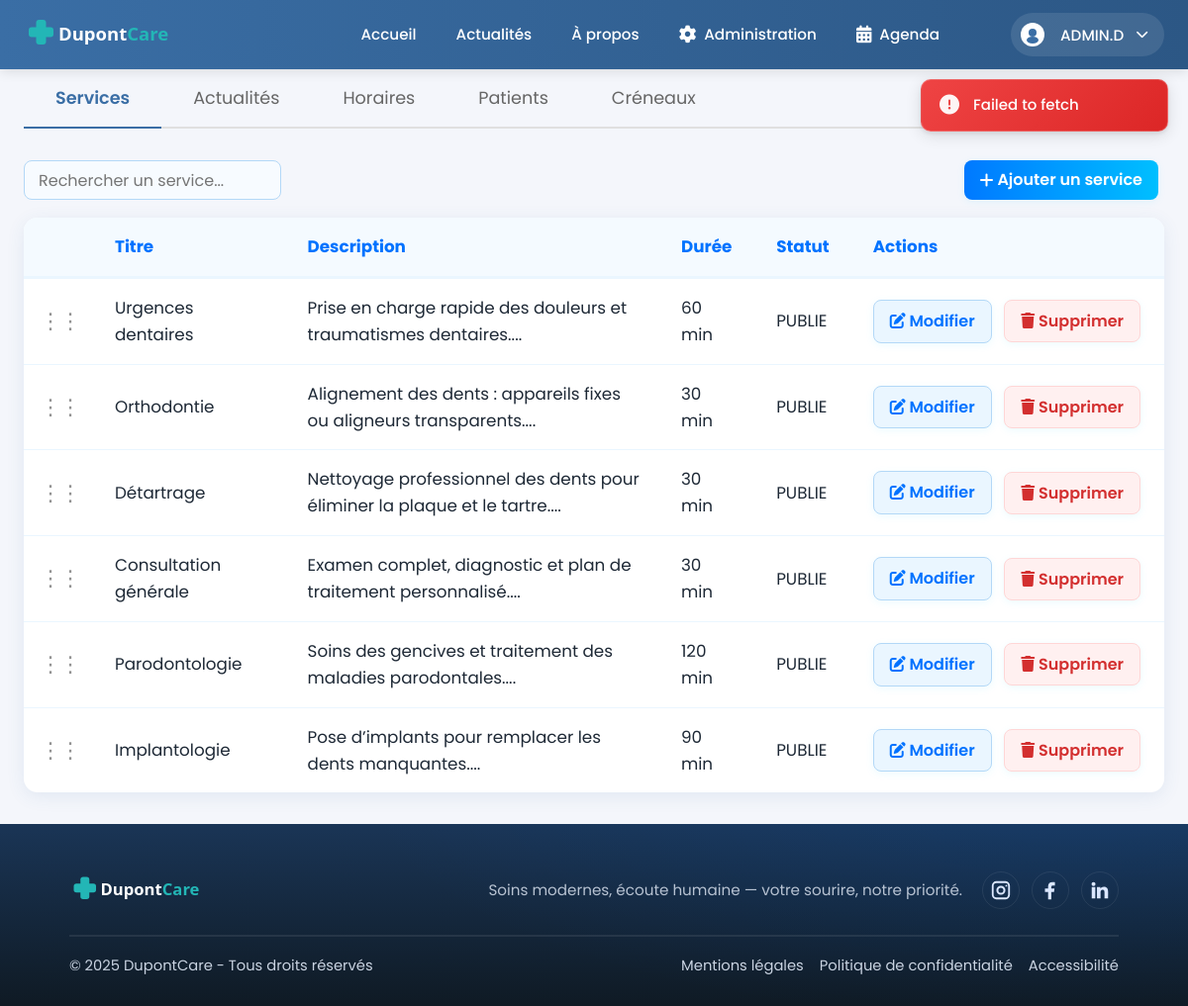
/index.php?page=admin (signed in), run on the app's committed database.
### tables this page shows
CREATE TABLE `service` (
  `id` int(10) UNSIGNED NOT NULL,
  `titre` varchar(200) NOT NULL,
  `description` mediumtext NOT NULL,
  `statut` enum('BROUILLON','PUBLIE','ARCHIVE') NOT NULL DEFAULT 'BROUILLON',
  `image` varchar(255) DEFAULT NULL,
  `ordre` int(11) NOT NULL DEFAULT 0,
  `duree` int(11) NOT NULL DEFAULT 30,
  `couleur` varchar(7) DEFAULT '#4CAF50'
);

### app/controllers/AdminController.php (called while the page is built, shortened)
<?php
class AdminController extends \App\Core\Controller {
    private $serviceModel;
    public function __construct() {
        $this->serviceModel = new ServiceModel();
    }
    public function index() {
        $servicesAdmin = $this->serviceModel->getAllServicesAdmin();
        require_once 'app/views/admin-combined.php';
    }
}

### app/core/App.php (called while the page is built, shortened)
<?php
class App {
    public function run() {
        $action = isset($_GET['action']) ? strtolower($_GET['action']) : 'index';
        $method = strtolower(trim($action));
        $params = [];
        try {
            $controller = new $controllerClass();
            call_user_func_array([$controller, $method], $params);
        } catch (\Exception $e) {
            http_response_code(404);
            include __DIR__ . '/../views/error/404.php';
        }
    }
}

### index.php (called while the page is built, shortened)
<?php
$app = new App();
$app->run();

### app/models/database.php (called while the page is built, shortened)
<?php
class Database {
    private static $instance = null;
    private $connection;
    private function __construct() {
        $host = DB_HOST;
        $dbname = DB_NAME;
        $user = DB_USER;
        $pass = DB_PASS;
        $charset = DB_CHARSET;
        $options = [
            PDO::ATTR_ERRMODE => PDO::ERRMODE_EXCEPTION,
            PDO::ATTR_DEFAULT_FETCH_MODE => PDO::FETCH_ASSOC,
            PDO::MYSQL_ATTR_INIT_COMMAND => "SET NAMES $charset"
        ];
        try {
            $this->connection = new PDO(
                "mysql:host=$host;dbname=$dbname;charset=$charset",
                $user,
                $pass,
                $options
            );
        } catch (PDOException $e) {
            die('Erreur connexion BDD : ' . $e->getMessage());
        }
    }
    public function prepare($sql) {
        return $this->connection->prepare($sql);
    }
    public static function getInstance() {
        if (self::$instance === null) {
            self::$instance = new self();
        }
        return self::$instance;
    }
}

### app/core/Model.php (called while the page is built, shortened)
<?php
abstract class Model {
    public function __construct() {
        $this->db = Database::getInstance();
    }
}

### app/models/ServiceModel.php (called while the page is built, shortened)
<?php
class ServiceModel extends Model {
    public function getAllServicesAdmin() {
        $sql = "SELECT * FROM service ORDER BY ordre ASC, titre ASC";
        $stmt = $this->db->prepare($sql);
        $stmt->execute();
        return $stmt->fetchAll();
    }
}

### app/views/admin-combined.php (the view, shortened to what this page needs)
<?php
include __DIR__ . '/templates/header.php';
?>
<link rel="stylesheet" href="<?php echo BASE_URL; ?>/css/pages/admin.css">
<link rel="stylesheet" href="<?php echo BASE_URL; ?>/css/components/tabs.css">
<link rel="stylesheet" href="<?php echo BASE_URL; ?>/css/components/table-sort.css">
<link rel="stylesheet" href="<?php echo BASE_URL; ?>/css/components/table-actions.css">
<link rel="stylesheet" href="<?php echo BASE_URL; ?>/css/modules/horaires/horaires.css">
<link rel="stylesheet" href="<?php echo BASE_URL; ?>/css/modules/horaires/horaires-admin.css">
<main class="container">
    <div class="tabs-container">
        <div class="tabs-nav">
            <button class="tab-button" data-tab="tab-services">Services</button>
            <button class="tab-button" data-tab="tab-actus">Actualités</button>
            <button class="tab-button" data-tab="tab-horaires">Horaires</button>
            <button class="tab-button" data-tab="tab-patients">Patients</button>
            <button class="tab-button" data-tab="tab-creneaux">Créneaux</button>
        </div>
        <div class="tab-content" id="tab-services">
            <div class="admin-section p-4">
                <div class="admin-toolbar mb-4">
                    <div class="admin-filter">
                        <input type="text" id="service-filter-input" placeholder="Rechercher un service..." class="service-search form-control">
                    </div>
                    <div class="admin-actions">
                        <a href="index.php?page=services&action=create" class="btn-admin add">
                            <i class="fas fa-plus"></i>&nbsp;Ajouter un service
                        </a>
                    </div>
                </div>
                <div class="table-responsive">
                    <table id="services-table" class="admin-table table table-hover">
                        <thead>
                            <tr>
                                <th style="width: 50px"></th>
                                <th>Titre</th>
                                <th>Description</th>
                                <th>Durée</th>
                                <th>Statut</th>
                                <th class="actions-header">Actions</th>
                            </tr>
                        </thead>
                        <tbody>
                            <?php foreach ($servicesAdmin as $service): ?>
                            <tr data-id="<?= htmlspecialchars($service['id']) ?>" draggable="true">
                                <td class="grip-cell desktop-only" data-label=""><span class="grip-icon" title="Glisser pour réorganiser">⋮⋮</span></td>
                                <td class="title-cell" data-label="Titre"><?= htmlspecialchars($service['titre']) ?></td>
                                <td data-label="Description"><?= htmlspecialchars(substr($service['description'], 0, 100)) ?>...</td>
                                <td data-label="Durée"><?= htmlspecialchars($service['duree']) ?> min</td>
                                <td class="status-cell" data-label="Statut" data-status="<?= htmlspecialchars($service['statut']) ?>"><?= htmlspecialchars($service['statut']) ?></td>
                                <td class="actions-cell" data-label="Actions">
                                    <a href="index.php?page=services&action=edit&id=<?= $service['id'] ?>" class="btn-admin edit">
                                        <i class="fas fa-edit"></i>&nbsp;Modifier
                                    </a>
                                    <button onclick="deleteService(<?= $service['id'] ?>)" class="btn-admin delete">
                                        <i class="fas fa-trash"></i>&nbsp;Supprimer
                                    </button>
                                </td>
                            </tr>
                            <?php endforeach; ?>
                        </tbody>
                    </table>
                </div>
            </div>
        </div>
<link rel="stylesheet" href="<?php echo BASE_URL; ?>/css/pages/admin.css">
<link rel="stylesheet" href="<?php echo BASE_URL; ?>/css/pages/admin-cell-order.css">
<link rel="stylesheet" href="<?php echo BASE_URL; ?>/css/pages/admin-grip-fix.css">
<link rel="stylesheet" href="<?php echo BASE_URL; ?>/css/pages/admin-buttons-fix.css">
<link rel="stylesheet" href="<?php echo BASE_URL; ?>/css/pages/admin-mobile-enhancements.css">
<link rel="stylesheet" href="<?php echo BASE_URL; ?>/css/components/confirmation-popup.css">
<link rel="stylesheet" href="<?php echo BASE_URL; ?>/css/utils/drag-drop.css">
<link rel="stylesheet" href="<?php echo BASE_URL; ?>/css/pages/patient.css">
<link rel="stylesheet" href="<?php echo BASE_URL; ?>/css/components/button-group.css">
<link rel="stylesheet" href="<?php echo BASE_URL; ?>/css/creneaux/creneaux.css">
    </div>
</main>
<?php require_once __DIR__ . '/templates/footer.php'; ?>

### css/base/polices.css (style rules this page uses)
body { font-family: 'Poppins', system-ui, -apple-system, Segoe UI, Roboto, Arial, sans-serif !important; }
button, input, select, textarea, .btn, .btn-primary, .btn-secondary, .btn-admin, .btn-hero, .btn-outline, .btn-small, .btn-login, .btn-register, .btn-cancel, .btn-confirm, .btn-new-rdv, .tab-button, .user-button, .guest-button, label, span, p, h1, h2, h3, h4, h5, h6, div, a, td, th { font-family: 'Poppins', sans-serif !important; }
.form-group input, .form-group select, .form-group textarea, .admin-filter input, .login-field input, .register-field input, .date-input, input[type="text"], input[type="email"], input[type="password"], input[type="tel"], input[type="date"], input[type="number"] { font-family: 'Poppins', sans-serif !important; }
.admin-table, .admin-table th, .admin-table td, .section-title { font-family: 'Poppins', sans-serif !important; }
html { height: 100%; }
body { min-height: 100vh; display: flex; flex-direction: column; }
body > main { flex: 1 0 auto; }

### css/base/style.css (style rules this page uses)
* { box-sizing: border-box; margin: 0; padding: 0; scroll-behavior: auto; }
body { font-family: 'Poppins', system-ui, -apple-system, Segoe UI, Roboto, Arial, sans-serif; line-height: 1.6; color: #333; }
main { min-height: auto; width: 100%; }
:root { --bg: #f4f6fb; --brand: #3a6ea5; --accent: #00c6ff; --accent-2: #0072ff; --text: #1e2936; --white: #fff; --focus-ring: #0072ff; --focus-ring-offset: 2px; }
.container { max-width: 1200px; margin: 0 auto; padding: 0 24px; }
* { box-sizing: border-box; margin: 0; padding: 0; }
html, body { height: 100%; }
body { font-family: 'Poppins', system-ui, -apple-system, Segoe UI, Roboto, Arial, sans-serif; background: var(--bg); color: var(--text); line-height: 1.6; }
.container { width: 100%; max-width: 1200px; margin: 0 auto; padding: 0 24px; box-sizing: border-box; }

### css/layouts/header.css (style rules this page uses)
:root { --header-height: 70px; --header-bg: linear-gradient(90deg, #3a6ea5 0%, #2c5785 100%); --header-shadow: 0 2px 12px rgba(0, 0, 0, 0.12); --nav-item-hover: rgba(255, 255, 255, 0.15); --btn-primary: #00c6ff; --btn-primary-hover: #00b3e6; --dropdown-shadow: 0 4px 20px rgba(0, 0, 0, 0.15); --transition: 0.2s ease-in-out; }

### css/layouts/footer.css (style rules this page uses)
:root { --footer-bg: #0f1724; --footer-text: #c9d3e1; --footer-heading: #ffffff; --footer-line: rgba(255,255,255,0.08); --brand: #3a6ea5; }

### css/components/tabs.css (style rules this page uses)
.tabs-container { margin-bottom: 2rem; }
.tabs-nav { display: flex; border-bottom: 2px solid #e0e0e0; margin-bottom: 2rem; }
.tab-button { padding: 1rem 2rem; border: none; background: none; font-size: 1.1rem; font-family: 'Poppins', sans-serif !important; color: #666; cursor: pointer; position: relative; transition: all 0.3s ease; }
.tab-button.active { color: #3a6ea5; font-weight: 600; }
.tab-button.active::after { content: ''; position: absolute; bottom: -2px; left: 0; width: 100%; height: 2px; background-color: #3a6ea5; }
.tab-content { display: none; }
.tab-content.active { display: block; animation: fadeIn 0.3s ease-in-out; }

### css/components/table-sort.css (style rules this page uses)
tbody tr { transition: background-color 0.2s ease; }

### css/components/table-actions.css (style rules this page uses)
.actions-header { text-align: left !important; padding: 16px 24px !important; min-width: 260px !important; }
.actions-cell { text-align: right !important; padding: 16px 24px !important; white-space: nowrap !important; min-width: 260px !important; }
.actions-cell .btn-admin, .actions-cell button, .actions-cell form { margin-left: 8px !important; }
.actions-cell .btn-admin:first-child, .actions-cell button:first-child, .actions-cell form:first-child { margin-left: 0 !important; }
.admin-table th:last-child, .admin-table td:last-child { width: 260px !important; }
.actions-cell .btn-admin, .actions-cell form { margin-left: 8px !important; margin-right: 0 !important; }
.actions-cell .btn-admin:first-child, .actions-cell form:first-child { margin-left: 0 !important; }

### css/utils/drag-drop.css (style rules this page uses)
.grip-icon { display: inline-flex; align-items: center; justify-content: center; width: 32px; height: 32px; margin: 0 auto; border-radius: 4px; font-size: 22px; letter-spacing: -2px; color: #666; opacity: 0.7; user-select: none; -webkit-user-select: none; -moz-user-select: none; -ms-user-select: none; cursor: grab; transition: all 0.15s ease; touch-action: none; }
tr[draggable="true"] .grip-icon { cursor: grab; }

### data on the page
service: titre "Urgences dentaires", description "Prise en charge rapide des douleurs et traumatismes dentaires.", duree "60", statut "PUBLIE"
service: titre "Orthodontie", description "Alignement des dents : appareils fixes ou aligneurs transparents.", duree "30", statut "PUBLIE"
service: titre "Détartrage", description "Nettoyage professionnel des dents pour éliminer la plaque et le tartre.", duree "30", statut "PUBLIE"
service: titre "Consultation générale", description "Examen complet, diagnostic et plan de traitement personnalisé.", duree "30", statut "PUBLIE"
service: titre "Parodontologie", description "Soins des gencives et traitement des maladies parodontales.", duree "120", statut "PUBLIE"
service: titre "Implantologie", description "Pose d’implants pour remplacer les dents manquantes.", duree "90", statut "PUBLIE"

### other printed values
$nom "ADMIN"
$premiereLettre "D"
